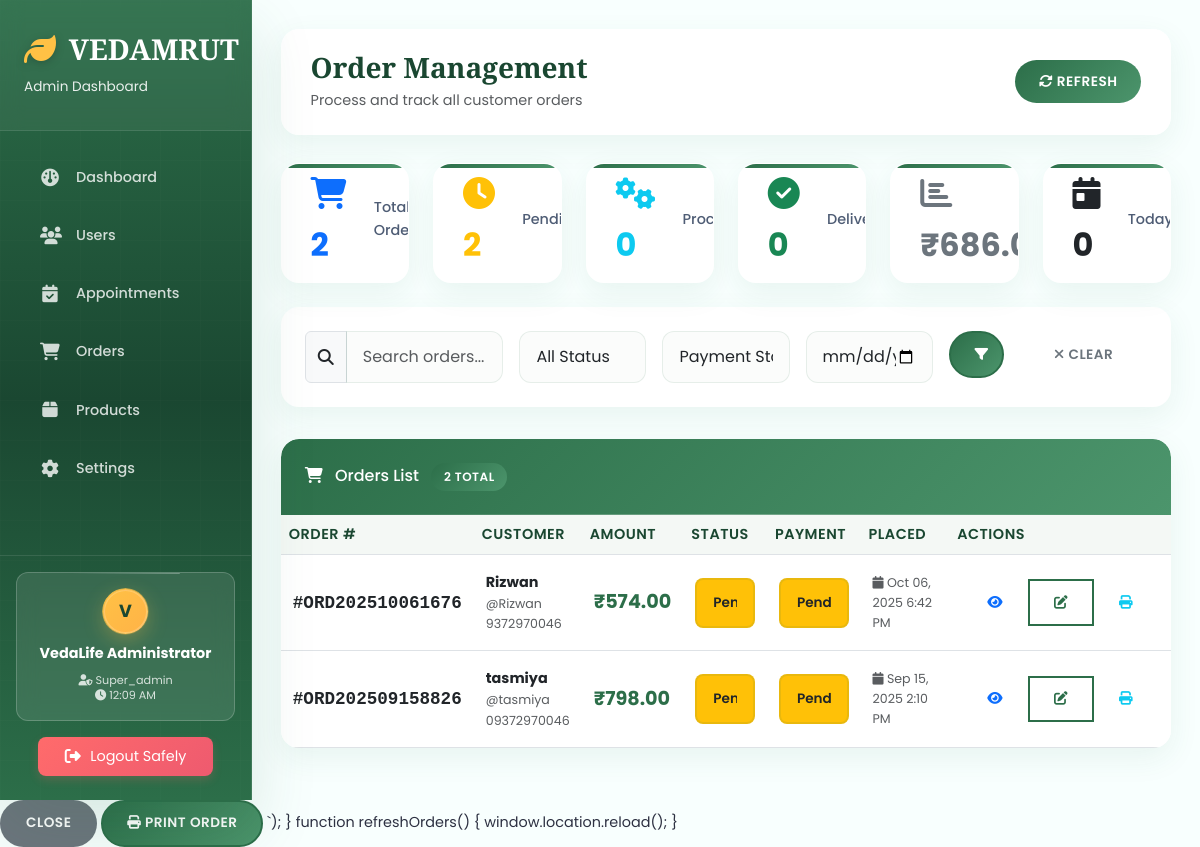
The page /admin/orders2.php (signed in) on the database its author committed.
### tables this page shows
CREATE TABLE `orders` (
  `id` int(11) NOT NULL,
  `user_id` int(11) NOT NULL,
  `order_number` varchar(20) NOT NULL,
  `total_amount` decimal(10,2) NOT NULL,
  `status` enum('pending','processing','shipped','delivered','cancelled') NOT NULL DEFAULT 'pending',
  `shipping_name` varchar(100) NOT NULL,
  `shipping_phone` varchar(20) NOT NULL,
  `shipping_address` text NOT NULL,
  `payment_method` varchar(50) DEFAULT 'cash_on_delivery',
  `payment_status` enum('pending','paid','failed','refunded') NOT NULL DEFAULT 'pending',
  `notes` text DEFAULT NULL,
  `created_at` timestamp NOT NULL DEFAULT current_timestamp(),
  `updated_at` timestamp NOT NULL DEFAULT current_timestamp() ON UPDATE current_timestamp()
);

CREATE TABLE `users` (
  `id` int(11) NOT NULL,
  `username` varchar(50) NOT NULL,
  `email` varchar(100) NOT NULL,
  `password` varchar(255) NOT NULL,
  `phone` varchar(20) DEFAULT NULL,
  `full_name` varchar(100) DEFAULT NULL,
  `address` text DEFAULT NULL,
  `created_at` timestamp NOT NULL DEFAULT current_timestamp(),
  `updated_at` timestamp NOT NULL DEFAULT current_timestamp() ON UPDATE current_timestamp(),
  `is_active` tinyint(1) NOT NULL DEFAULT 1
);

### admin/admin_auth.php (called while the page is built, shortened)
<?php
function getAdminDbConnection() {
    @require_once __DIR__ . '/../config/connection.php';
    if (isset($conn) && $conn instanceof mysqli && !$conn->connect_error) {
        return $conn;
    }
    if (function_exists('getDbConnection')) {
        $dbc = getDbConnection();
        if ($dbc instanceof mysqli && !$dbc->connect_error) {
            return $dbc;
        }
    }
    @require_once __DIR__ . '/../connection.php';
    if (isset($conn) && $conn instanceof mysqli && !$conn->connect_error) {
        return $conn;
    }
    throw new Exception('Admin DB connection could not be established.');
}
function getCurrentAdmin() {
    $conn = getAdminDbConnection();
    $stmt = $conn->prepare("SELECT * FROM admin_users WHERE id = ? AND is_active = 1");
    $stmt->bind_param("i", $_SESSION['admin_id']);
    $stmt->execute();
    $result = $stmt->get_result();
    $admin = $result->fetch_assoc();
    return $admin;
}
function formatCurrency($amount) {
    return '₹' . number_format((float)$amount, 2);
}
function getStatusBadgeClass($status) {
    switch($status) {
        case 'pending': return 'bg-warning text-dark';
    }
}
?>

### admin/orders2.php (the view, shortened to what this page needs)
<?php
require_once 'admin_auth.php';
$conn = getAdminDbConnection();
function tableExists($conn, $table) {
    $res = $conn->query("SHOW TABLES LIKE '" . $conn->real_escape_string($table) . "'");
    return $res && $res->num_rows > 0;
}
$orders_table_ok = tableExists($conn, 'orders');
$page = isset($_GET['page']) ? max(1, (int)$_GET['page']) : 1;
$limit = 15;
$offset = ($page - 1) * $limit;
$search = $_GET['search'] ?? '';
$date_filter = $_GET['date'] ?? '';
$whereClause = 'WHERE 1=1';
$params = [];
$types = '';
$totalOrders = 0; $totalPages = 1; $orders = null; $stats = [
    'total' => 0,'pending' => 0,'processing' => 0,'shipped' => 0,'delivered' => 0,'cancelled' => 0,'paid' => 0,'today' => 0,'total_revenue' => 0,'avg_order_value' => 0
];
if ($orders_table_ok) {
    $countSql = "SELECT COUNT(*) as total FROM orders o JOIN users u ON o.user_id = u.id $whereClause";
    if ($countStmt = $conn->prepare($countSql)) {
        if ($countStmt->execute()) { $totalOrders = ($countStmt->get_result()->fetch_assoc()['total']) ?? 0; $totalPages = max(1, (int)ceil($totalOrders / $limit)); }
    }
    $listSql = "SELECT o.id, o.order_number, o.total_amount, o.status, o.payment_status, o.payment_method, o.created_at, o.shipping_name, o.shipping_phone, u.username
                FROM orders o JOIN users u ON o.user_id = u.id $whereClause ORDER BY o.created_at DESC LIMIT ? OFFSET ?";
    $listTypes = $types . 'ii';
    $listParams = $params; $listParams[] = $limit; $listParams[] = $offset;
    if ($listStmt = $conn->prepare($listSql)) {
        if (!empty($params)) { $listStmt->bind_param($listTypes, ...$listParams); }
        else { $listStmt->bind_param('ii', $limit, $offset); }
        if ($listStmt->execute()) { $orders = $listStmt->get_result(); }
    }
    $statsSql = "SELECT COUNT(*) as total,
                        SUM(CASE WHEN status='pending' THEN 1 ELSE 0 END) as pending,
                        SUM(CASE WHEN status='processing' THEN 1 ELSE 0 END) as processing,
                        SUM(CASE WHEN status='shipped' THEN 1 ELSE 0 END) as shipped,
                        SUM(CASE WHEN status='delivered' THEN 1 ELSE 0 END) as delivered,
                        SUM(CASE WHEN status='cancelled' THEN 1 ELSE 0 END) as cancelled,
                        SUM(CASE WHEN payment_status='paid' THEN 1 ELSE 0 END) as paid,
                        SUM(CASE WHEN DATE(created_at)=CURDATE() THEN 1 ELSE 0 END) as today,
                        SUM(total_amount) as total_revenue,
                        AVG(total_amount) as avg_order_value
                 FROM orders";
    if ($sres = $conn->query($statsSql)) { $stats = $sres->fetch_assoc(); }
}
?>
<!DOCTYPE html>
<html lang="en">
<head>
    <link href="https://cdn.jsdelivr.net/npm/bootstrap@5.3.0/dist/css/bootstrap.min.css" rel="stylesheet">
    <link href="https://unpkg.com/aos@2.3.1/dist/aos.css" rel="stylesheet">
    <link rel="stylesheet" href="https://cdnjs.cloudflare.com/ajax/libs/font-awesome/6.4.0/css/all.min.css">
    <link rel="stylesheet" href="css/admin-style.css">
</head>
<body>
    <?php include 'includes/sidebar.php'; ?>
    <div class="main-content">
        <div class="page-header" data-aos="fade-down">
            <div class="d-flex justify-content-between align-items-center">
                <div>
                    <h3 class="mb-1">Order Management</h3>
                    <p class="mb-0 text-muted">Process and track all customer orders</p>
                </div>
                <div class="d-flex gap-2">
                    <button class="btn btn-gradient-primary" onclick="refreshOrders()">
                        <i class="fas fa-sync-alt"></i> Refresh
                    </button>
                </div>
            </div>
        </div>
        <div class="row mb-4">
            <div class="col-md-2"><div class="stats-card-enhanced" data-aos="fade-up" data-aos-delay="100"><div class="stats-number text-primary"><i class="fas fa-shopping-cart me-2"></i><?php echo (int)($stats['total'] ?? 0); ?></div><div class="stats-label">Total Orders</div></div></div>
            <div class="col-md-2"><div class="stats-card-enhanced" data-aos="fade-up" data-aos-delay="200"><div class="stats-number text-warning"><i class="fas fa-clock me-2"></i><?php echo (int)($stats['pending'] ?? 0); ?></div><div class="stats-label">Pending</div></div></div>
            <div class="col-md-2"><div class="stats-card-enhanced" data-aos="fade-up" data-aos-delay="300"><div class="stats-number text-info"><i class="fas fa-cogs me-2"></i><?php echo (int)($stats['processing'] ?? 0); ?></div><div class="stats-label">Processing</div></div></div>
            <div class="col-md-2"><div class="stats-card-enhanced" data-aos="fade-up" data-aos-delay="400"><div class="stats-number text-success"><i class="fas fa-check-circle me-2"></i><?php echo (int)($stats['delivered'] ?? 0); ?></div><div class="stats-label">Delivered</div></div></div>
            <div class="col-md-2"><div class="stats-card-enhanced" data-aos="fade-up" data-aos-delay="500"><div class="stats-number text-secondary"><i class="fas fa-chart-bar me-2"></i><?php echo formatCurrency($stats['avg_order_value'] ?? 0); ?></div><div class="stats-label">Avg Order</div></div></div>
            <div class="col-md-2"><div class="stats-card-enhanced" data-aos="fade-up" data-aos-delay="600"><div class="stats-number text-dark"><i class="fas fa-calendar-day me-2"></i><?php echo (int)($stats['today'] ?? 0); ?></div><div class="stats-label">Today</div></div></div>
        </div>
        <div class="search-filters" data-aos="fade-up" data-aos-delay="800">
            <form method="GET" class="row g-3">
                <div class="col-md-3"><div class="input-group"><span class="input-group-text"><i class="fas fa-search"></i></span><input type="text" class="form-control" name="search" placeholder="Search orders..." value="<?php echo htmlspecialchars($search); ?>"></div></div>
                <div class="col-md-2"><select name="status" class="form-select">
                    <option value="">All Status</option>
                </select></div>
                <div class="col-md-2"><select name="payment" class="form-select">
                    <option value="">Payment Status</option>
                </select></div>
                <div class="col-md-2"><input type="date" class="form-control" name="date" value="<?php echo htmlspecialchars($date_filter); ?>"></div>
                <div class="col-md-1"><button type="submit" class="btn btn-success w-100"><i class="fas fa-filter"></i></button></div>
                <div class="col-md-2"><a href="orders.php" class="btn btn-outline-secondary w-100"><i class="fas fa-times"></i> Clear</a></div>
            </form>
        </div>
        <div class="card" data-aos="fade-up" data-aos-delay="900">
            <div class="card-header"><h6 class="mb-0"><i class="fas fa-shopping-cart me-2"></i> Orders List <span class="badge status-active ms-2"><?php echo number_format((int)$totalOrders); ?> total</span></h6></div>
            <div class="card-body p-0">
                <?php if ($orders && $orders->num_rows > 0): ?>
                    <div class="table-responsive">
                        <table class="table table-hover">
                            <thead><tr><th>Order #</th><th>Customer</th><th>Amount</th><th>Status</th><th>Payment</th><th>Placed</th><th>Actions</th></tr></thead>
                            <tbody>
                                <?php while ($order = $orders->fetch_assoc()): ?>
                                <tr>
                                    <td class="order-number">#<?php echo htmlspecialchars($order['order_number']); ?></td>
                                    <td><strong><?php echo htmlspecialchars($order['shipping_name']); ?></strong><small class="text-muted d-block">@<?php echo htmlspecialchars($order['username']); ?></small><small class="text-muted d-block"><?php echo htmlspecialchars($order['shipping_phone']); ?></small></td>
                                    <td><div class="order-amount"><?php echo formatCurrency($order['total_amount']); ?></div></td>
                                    <td>
                                        <form method="POST" class="d-inline" onchange="this.submit()">
                                            <select name="status" class="form-select form-select-sm status-select <?php echo getStatusBadgeClass($order['status']); ?>">
                                                <option value="pending" <?php echo $order['status']==='pending'?'selected':''; ?>>Pending</option>
                                            </select>
                                        </form>
                                    </td>
                                    <td>
                                        <form method="POST" class="d-inline" onchange="this.submit()">
                                            <select name="payment_status" class="form-select form-select-sm payment-select <?php echo getStatusBadgeClass($order['payment_status']); ?>">
                                                <option value="pending" <?php echo $order['payment_status']==='pending'?'selected':''; ?>>Pending</option>
                                            </select>
                                        </form>
                                    </td>
                                    <td><small class="text-muted d-block"><i class="fas fa-calendar"></i> <?php echo date('M d, Y g:i A', strtotime($order['created_at'])); ?></small></td>
                                    <td>
                                        <div class="btn-group" role="group">
                                            <button class="btn btn-sm btn-outline-primary" data-bs-toggle="modal" data-bs-target="#viewOrderModal" onclick="viewOrder(<?php echo (int)$order['id']; ?>)"><i class="fas fa-eye"></i></button>
                                            <button class="btn btn-sm btn-outline-success" data-bs-toggle="modal" data-bs-target="#notesModal" onclick="editNotes(<?php echo (int)$order['id']; ?>, '<?php echo htmlspecialchars($order['notes'] ?? ''); ?>')"><i class="fas fa-edit"></i></button>
                                            <button class="btn btn-sm btn-outline-info" onclick="printOrder(<?php echo (int)$order['id']; ?>)"><i class="fas fa-print"></i></button>
                                        </div>
                                    </td>
                                </tr>
                                <?php endwhile; ?>
                            </tbody>
                        </table>
                    </div>
                <?php endif; ?>
            </div>
        </div>
    </div>
</body>
</html>
                    <button type="button" class="btn btn-secondary" data-bs-dismiss="modal">Close</button>
                    <button type="button" class="btn btn-success" onclick="printOrderDetails()">
                        <i class="fas fa-print"></i> Print Order
                    </button>
                    </body>
                </html>
</body>
</html>

### admin/includes/sidebar.php (shortened to what this page needs)
<?php
$currentPage = basename($_SERVER['PHP_SELF']);
$admin = getCurrentAdmin();
?>
<nav class="sidebar d-flex flex-column">
    <div class="sidebar-header">
        <h4><i class="fas fa-leaf"></i> VEDAMRUT</h4>
        <small>Admin Dashboard</small>
    </div>
    <div class="sidebar-nav">
        <a href="index.php" class="nav-link <?php echo $currentPage === 'index.php' ? 'active' : ''; ?>">
            <i class="fas fa-dashboard"></i> Dashboard
        </a>
        <a href="users.php" class="nav-link <?php echo $currentPage === 'users.php' ? 'active' : ''; ?>">
            <i class="fas fa-users"></i> Users
        </a>
        <a href="appointments.php" class="nav-link <?php echo $currentPage === 'appointments.php' ? 'active' : ''; ?>">
            <i class="fas fa-calendar-check"></i> Appointments
        </a>
        <a href="orders.php" class="nav-link <?php echo $currentPage === 'orders.php' ? 'active' : ''; ?>">
            <i class="fas fa-shopping-cart"></i> Orders
        </a>
        <a href="products.php" class="nav-link <?php echo $currentPage === 'products.php' ? 'active' : ''; ?>">
            <i class="fas fa-box"></i> Products
        </a>
        <a href="settings.php" class="nav-link <?php echo $currentPage === 'settings.php' ? 'active' : ''; ?>">
            <i class="fas fa-cog"></i> Settings
        </a>
    </div>
    <div class="mt-auto logout-section">
        <div class="admin-profile">
            <div class="admin-avatar">
                <?php echo strtoupper(substr($admin['full_name'], 0, 1)); ?>
            </div>
            <div>
                <div class="fw-bold" style="font-size: 0.9rem;"><?php echo htmlspecialchars($admin['full_name']); ?></div>
                <div class="session-info">
                    <i class="fas fa-user-shield"></i> <?php echo ucfirst($admin['role']); ?><br>
                    <i class="fas fa-clock"></i> <?php echo date('g:i A'); ?>
                </div>
            </div>
        </div>
        <button type="button" class="logout-btn" onclick="confirmLogout()">
            <i class="fas fa-sign-out-alt"></i>
            <span>Logout Safely</span>
        </button>
    </div>
</nav>

### rows shown on the page
orders: order_number "ORD202510061676", shipping_name "Rizwan", user.username "Rizwan", shipping_phone "9372970046", total_amount "₹574.00", status "Pending", payment_status "Pending", created_at "Oct 06, 2025 6:42 PM"
orders: order_number "ORD202509158826", shipping_name "tasmiya", user.username "tasmiya", shipping_phone "09372970046", total_amount "₹798.00", status "Pending", payment_status "Pending", created_at "Sep 15, 2025 2:10 PM"

### other values the page prints
substr($admin['full_name'], 0, 1) "V"
$admin['full_name'] "VedaLife Administrator"
$admin['role'] "Super_admin"
$stats['total'] "2"
$stats['pending'] "2"
$stats['processing'] "0"
$stats['delivered'] "0"
$stats['today'] "0"
$totalOrders "2"
